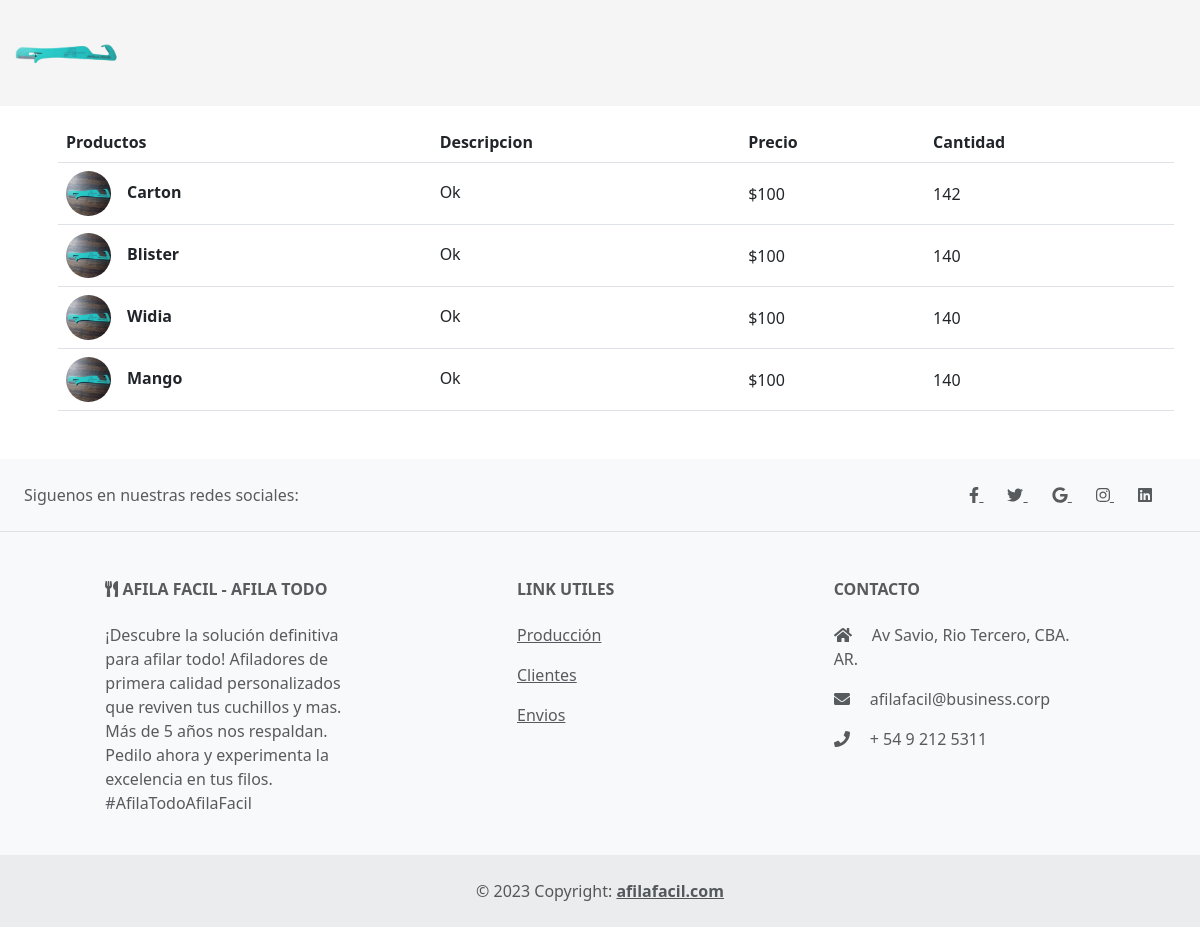
Page /productos/ on the earlier database version.
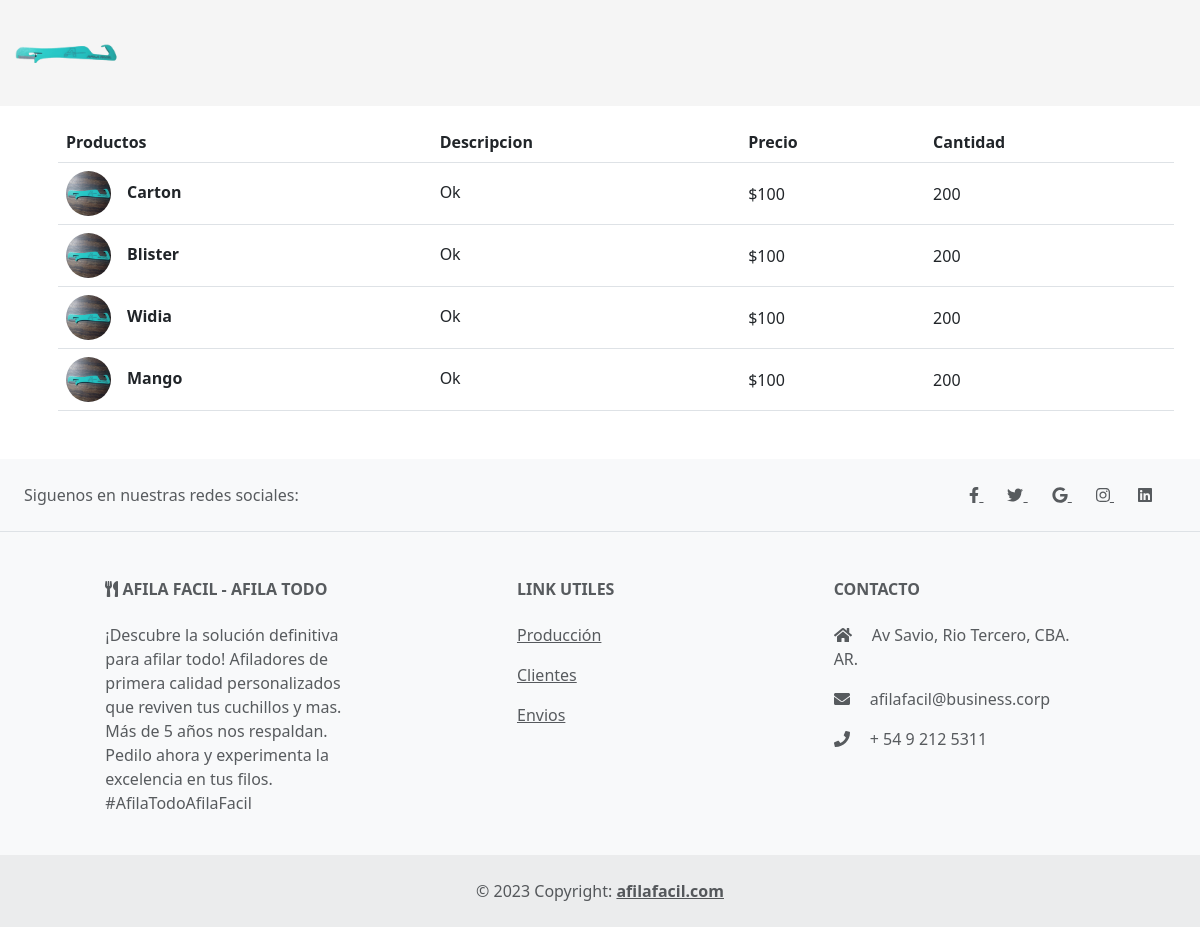
Same page on the later database version.
### materias_primas/models.py (models this page shows, shortened)
class Productos(models.Model):
    nombre = models.CharField(max_length=45)
    descripcion = models.CharField(max_length=200)
    precio = models.IntegerField()
    cantidad = models.IntegerField()
    imagen = models.CharField(max_length=100)
    def get_imagen_url(self):
        if self.imagen:
            return f"/static/img/{self.imagen}"
        else:
            return "/static/img/afilador.jpeg"
    class Meta:
        db_table = 'productos'
        verbose_name = "Producto"

### materias_primas/views.py (the view)
# urls.py: path('', views.mostrar_producto, name='productos'),
def mostrar_producto(request):
    productos = Productos.objects.all()
    return render(request, 'productos.html', {'productos': productos, 'mensaje': "No hay Productos"})

### materias_primas/templates/productos.html (shortened to what this page needs)
{% extends "materias_primas/layout.html" %}
{% load static %}
{% block content %}
{% if productos%}
<div class="container">
    <table class="table align-middle mb-0 bg-white m-3 mb-5">
        <thead class="bg-light">
        <tr>
            <th>Productos</th>
            <th>Descripcion</th>
            <th>Precio</th>
            <th>Cantidad</th>
        </tr>
        </thead>
        <tbody>
        {% for producto in productos %}
            <tr>
                <td>
                <div class="d-flex align-items-center">
                    <img
                        src="{{ producto.get_imagen_url }}"
                        alt="NO-IMG"
                        style="width: 45px; height: 45px"
                        class="rounded-circle"
                        />
                    <div class="ms-3">
                    <p class="fw-bold mb-1 ml-2">{{producto.nombre}}</p>
                    </div>
                </div>
                </td>
                <td>
                <p class="fw-normal mb-1">{{ producto.descripcion }}</p>
                </td>
                <td>${{ producto.precio }}</td>
                <td>{{ producto.cantidad }}</td>
            </tr>
        {%endfor%}
        </tbody>
    </table>
{%else%}
    {{ mensaje }}
{%endif%}
</div>
{% endblock %}

### materias_primas/templates/materias_primas/layout.html (shortened to what this page needs)
{% load static %}
<!DOCTYPE html>
<html lang="en">
<head>
    <link href="https://cdn.jsdelivr.net/npm/bootstrap@5.3.0/dist/css/bootstrap.min.css" rel="stylesheet">
</head>
<body>
    {% include "materias_primas/nav.html"%}
        {% block content %}
        {% endblock %}
    {% include "materias_primas/footer.html"%}
</body>
</html>

### materias_primas/templates/materias_primas/nav.html (shortened to what this page needs)
{% load static %}
{% block content %}
<nav class="navbar navbar-expand-lg navbar-light" style="background-color:#f5f5f5;">
  <div class="container-fluid">
    <div class="collapse navbar-collapse" id="navbarSupportedContent">
      <a class="navbar-brand mt-2 mt-lg-0" href="#">
        <img
          src="{% static 'img/logo.jpeg' %}"
          height="80"
          alt="Logo Afila Facil"
          loading="lazy"
        />
      </a>
    </div>
    </div>
</nav>
{% endblock %}

### materias_primas/templates/materias_primas/footer.html
{% block content %}
<footer class="text-center text-lg-start bg-light text-muted">
    <section class="d-flex justify-content-center justify-content-lg-between p-4 border-bottom">
      <div class="me-5 d-none d-lg-block">
        <span>Siguenos en nuestras redes sociales: </span>
      </div>
      <div>
        <a href="" class="me-4 text-reset">
          <i class="fab fa-facebook-f"></i>
        </a>
        <a href="" class="me-4 text-reset">
          <i class="fab fa-twitter"></i>
        </a>
        <a href="" class="me-4 text-reset">
          <i class="fab fa-google"></i>
        </a>
        <a href="" class="me-4 text-reset">
          <i class="fab fa-instagram"></i>
        </a>
        <a href="" class="me-4 text-reset">
          <i class="fab fa-linkedin"></i>
        </a>
      </div>
    </section>
    <section class="">
      <div class="container text-center text-md-start mt-5">
        <div class="row mt-3">
          <div class="col-md-3 col-lg-4 col-xl-3 mx-auto mb-4">
            <h6 class="text-uppercase fw-bold mb-4">
              <i class="fas fa-utensils"></i> AFILA FACIL - AFILA TODO
            </h6>
            <p>
                ¡Descubre la solución definitiva para afilar todo! Afiladores de primera calidad personalizados que reviven tus cuchillos y mas. Más de 5 años nos respaldan. Pedilo ahora y experimenta la excelencia en tus filos. #AfilaTodoAfilaFacil
            </p>
          </div>
          <div class="col-md-3 col-lg-2 col-xl-2 mx-auto mb-4">
            <h6 class="text-uppercase fw-bold mb-4">
              Link Utiles
            </h6>
            <p>
              <a href="#!" class="text-reset">Producción</a>
            </p>
            <p>
              <a href="#!" class="text-reset">Clientes</a>
            </p>
            <p>
              <a href="#!" class="text-reset">Envios</a>
            </p>
          </div>
          <div class="col-md-4 col-lg-3 col-xl-3 mx-auto mb-md-0 mb-4">
            <h6 class="text-uppercase fw-bold mb-4">Contacto</h6>
            <p><i class="fas fa-home me-3"></i> Av Savio, Rio Tercero, CBA. AR.</p>
            <p>
              <i class="fas fa-envelope me-3"></i>
              afilafacil@business.corp
            </p>
            <p><i class="fas fa-phone me-3"></i> + 54 9 212 5311</p>
          </div>
        </div>
      </div>
    </section>
    <div class="text-center p-4" style="background-color: rgba(0, 0, 0, 0.05);">
      © 2023 Copyright:
      <a class="text-reset fw-bold" href="https://www.afilafacil.com/">afilafacil.com</a>
    </div>
  </footer>
  {% endblock %}

Differences in the rows shown:
changed Productos "Carton": cantidad "142" → "200"
changed Productos "Blister": cantidad "140" → "200"
changed Productos "Widia": cantidad "140" → "200"
changed Productos "Mango": cantidad "140" → "200"
